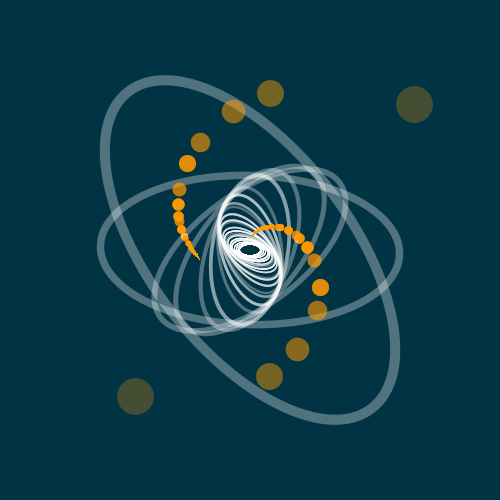
Frame 1 (no input)
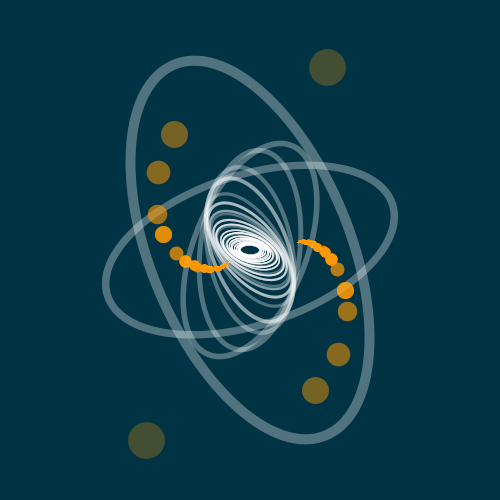
Frame 60 (the mouse pressed at the canvas centre just before this capture)
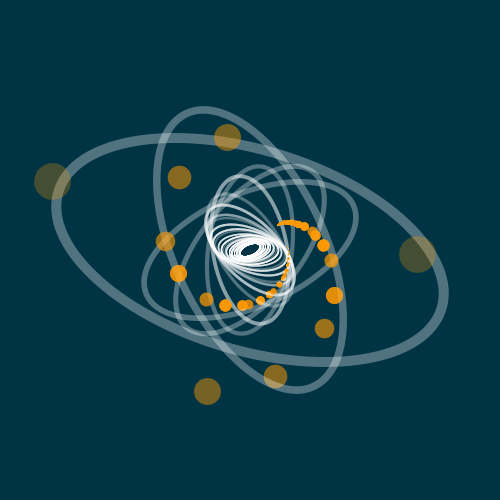
Frame 120 (the mouse held since frame 60 and released just before this capture)

The Processing sketch that drew these frames (run headless with seeded random() and noise(); from frame 60 on, the mouse is pressed at the canvas centre):

// Processing sketch: day_21
// ── day_21.pde
// (c) 2021 Joseph HENRY
// This code is licensed under MIT license (see LICENSE for details)

// Min and max values of x
final float MIN_VALUE = 10;
final float MAX_VALUE = 200;

/**
 * Main draw function, the offset controls the animation
 */
void DRAW(float x, float offset) {
  // Normalized value from 0 to 1 for a call with x
  float norma = map(x, MIN_VALUE, MAX_VALUE, 0, 1);
 
  push();
  
  rotate(norma * TWO_PI + offset + cos(x / 100 + offset) * HALF_PI);
  
  strokeWeight(x / 20);
  noFill();
  stroke(255, 80);
  ellipse(0, 0, x, x * 2);
 
  stroke(255, 153, 0, (1 - norma) * 255);
  strokeWeight(norma * 50);
  point(x, norma * x + cos(offset) * 50);
 
  rotate(PI);
  point(x, norma * x + sin(offset) * 50);
  
  pop();
}

/**
* From : https://genuary2021.github.io/prompts#jan15
*/
void f(float x, float offset) {
  if (x < MIN_VALUE) return;
  DRAW(x, offset);
  f(1 * x / 4, offset);
  f(2 * x / 4, offset);
  f(3 * x / 4, offset);
}

float offset = 0;

void setup() {
  size(500, 500);
}

void draw() {
  background(#003344);
 
  translate(width / 2, height / 2);
  f(MAX_VALUE, offset);
  
  offset += 0.02;
}
